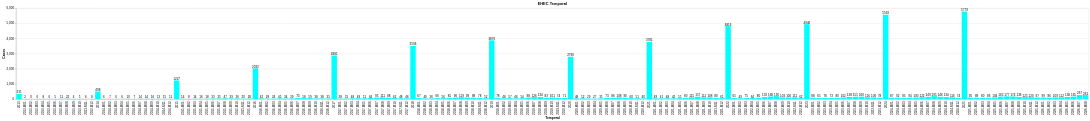

The code cell stored with this chart in its notebook:
### Code cell
#Gruppieren nach georegion und Werte summieren
counts = (
    data_def.groupby("temporal")
        .agg(sum_value=("value", "sum"))
        .reset_index()
)

#Bar Chart
bar_temporal = alt.Chart(counts).mark_bar(color="aqua").encode(
    x=alt.X("temporal", title="Temporal"),
    y=alt.Y("sum_value", title="Cases")
).properties(
    title="EHEC Temporal"
)

# Textlabels
text = bar_temporal.mark_text(
    align="center",
    dy=-5,
    size=10
).encode(
    text="sum_value:Q"
)

# Kombinieren
bar_temporal = bar_temporal + text
bar_temporal

### Figure 1 — Vega-Lite specification as saved in the notebook (floating-point values rounded to 4 significant figures; data arrays with more than 128 entries replaced by an {"elided": "..."} marker saying what was removed)
{"config": {"view": {"continuousWidth": 300, "continuousHeight": 300}}, "layer": [{"mark": {"type": "bar", "color": "aqua"}, "encoding": {"x": {"field": "temporal", "title": "Temporal", "type": "nominal"}, "y": {"field": "sum_value", "title": "Cases", "type": "quantitative"}}, "title": "EHEC Temporal"}, {"mark": {"type": "text", "align": "center", "dy": -5, "size": 10}, "encoding": {"text": {"field": "sum_value", "type": "quantitative"}, "x": {"field": "temporal", "title": "Temporal", "type": "nominal"}, "y": {"field": "sum_value", "title": "Cases", "type": "quantitative"}}, "title": "EHEC Temporal"}], "data": {"name": "data-3b7a7e71508d3fb514fdaaddac3420a3"}, "$schema": "https://vega.github.io/schema/vega-lite/v6.1.0.json", "datasets": {"data-3b7a7e71508d3fb514fdaaddac3420a3": {"elided": "177 records"}}}
